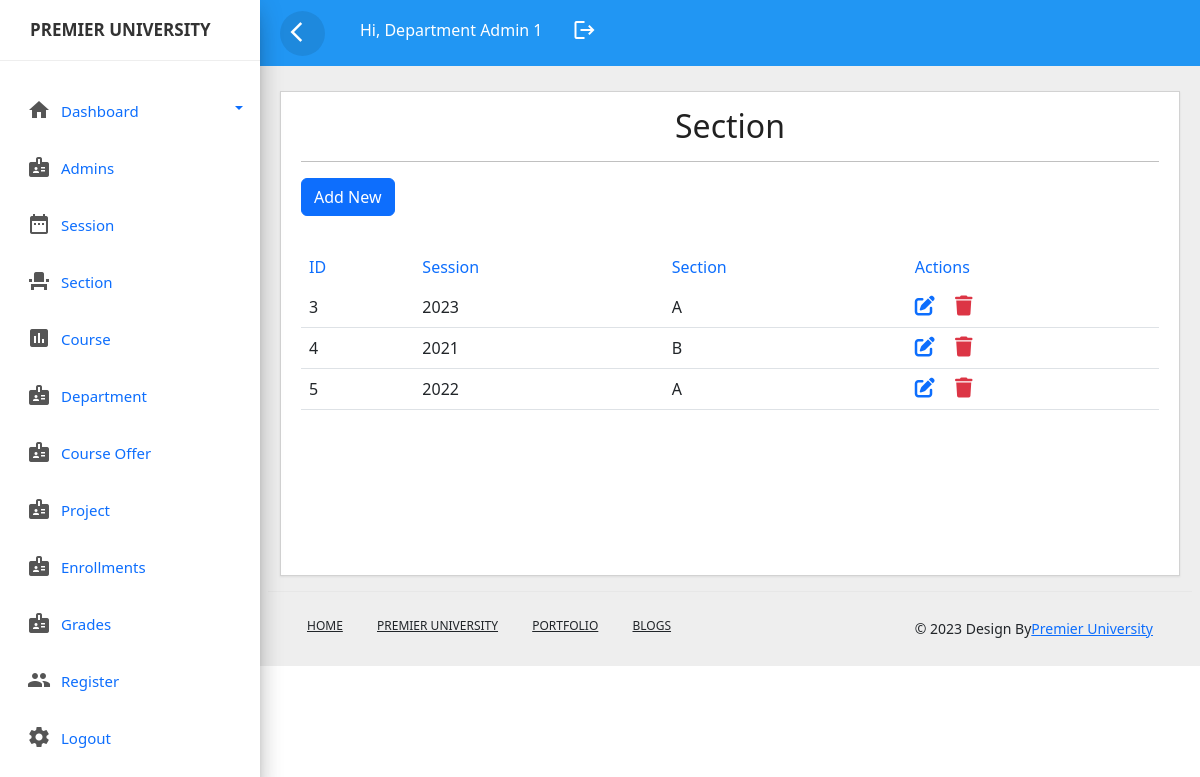
Before: /section.php (signed in) with the older database file.
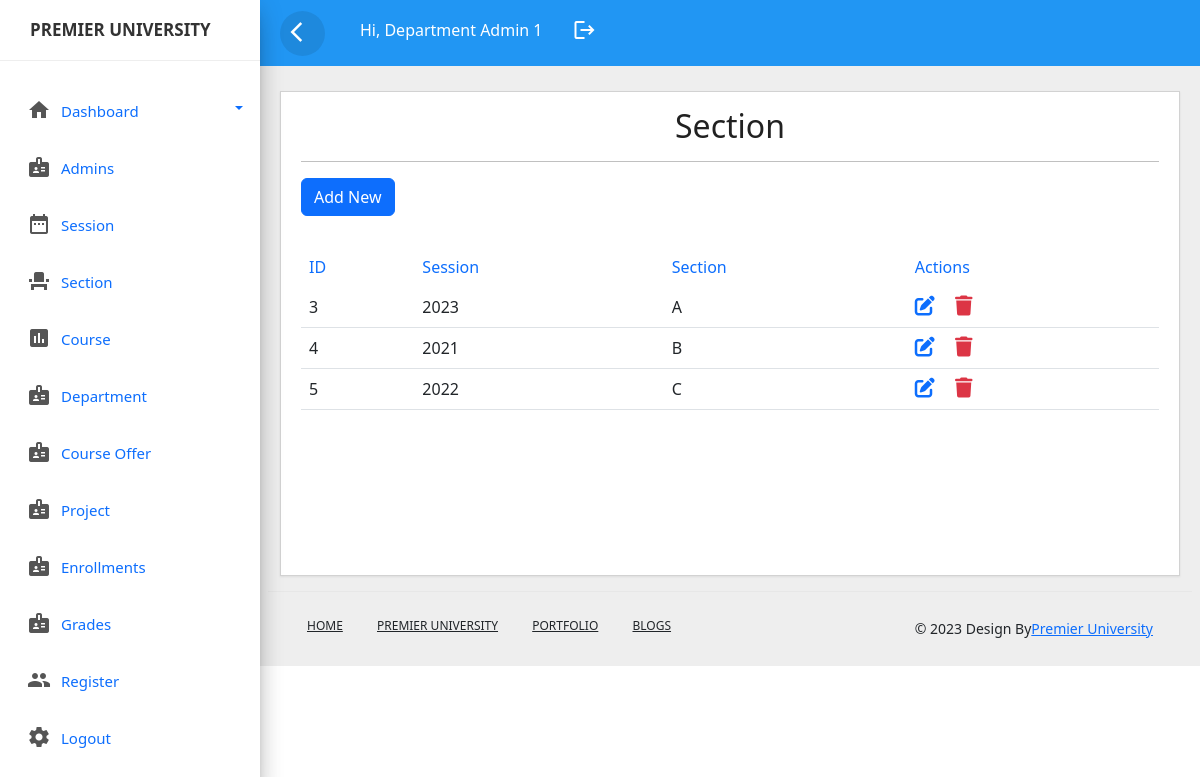
After: the same page with the newer database file.
### tables this page shows
CREATE TABLE `section` (
  `sectionid` int(11) NOT NULL,
  `sessionid` varchar(30) NOT NULL,
  `sectionname` varchar(30) NOT NULL
);

CREATE TABLE `session` (
  `sessionid` int(11) NOT NULL,
  `session` varchar(50) NOT NULL
);

### section.php (the view, shortened to what this page needs)
<?php include_once('header.php');?>
<?php include_once('sidebar.php');?>
<?php include_once('top-header.php');?>
<!DOCTYPE html>
<html lang="en">
<head>
	<link rel="stylesheet" href="css/style.css">
 <link href="https://cdn.jsdelivr.net/npm/bootstrap@5.2.3/dist/css/bootstrap.min.css" rel="stylesheet">
 <link rel="stylesheet" href="https://cdnjs.cloudflare.com/ajax/libs/font-awesome/6.4.0/css/all.min.css" />
</head>
<body>
	<div class="main-content">
		<div class="row">
			<div class="col-lg-12 col-md-12">
				<div class="card" style="min-height:485px">
					<div class="card-header card-header-text">
						<h2 class="card-title" style="text-align: center;">Section</h2>
						<hr>
						<a href="add_section.php" class="btn btn-primary mb-3">Add New</a>
					</div>
					<div class="card-content table-responsive">
						<table class="table table-hover">
							<thead class="text-primary">
								<tr><th>ID</th>
									<th>Session</th>
									<th>Section</th>
									<th>Actions</th>
								</tr>
							</thead>
							<tbody>
								<?php
									@include 'config.php';
									$query=mysqli_query($conn,"SELECT * from section LEFT JOIN session on section.sessionid=session.sessionid ");
									while($row=mysqli_fetch_array($query)){
									?>
									<tr>
										<td><?php echo ucwords($row['sectionid']); ?></td>
										<td><?php echo ucwords($row['session']); ?></td>
										<td><?php echo ucwords($row['sectionname']); ?></td>
										<td>
											 <a href="edit_section.php?id=<?php echo $row['sectionid'] ?>&existid=<?php echo $row['sessionid'] ?>" ><i class="fa-solid fa-pen-to-square fs-5 me-3"></i></a>
             <a href="delete_section.php?id=<?php echo $row['sectionid'] ?>" class="link-danger"><i class="fa-solid fa-trash fs-5"></i></a>
										</td>
									</tr>
									<?php
									}
								?>
							</tbody>
						</table>
					</div>
				</div>
			</div>
		</body>
		<?php include_once('footer.php');?>
		</html>

Changed rows visible on the page:
changed section id 5: sectionname "A" → "C"
